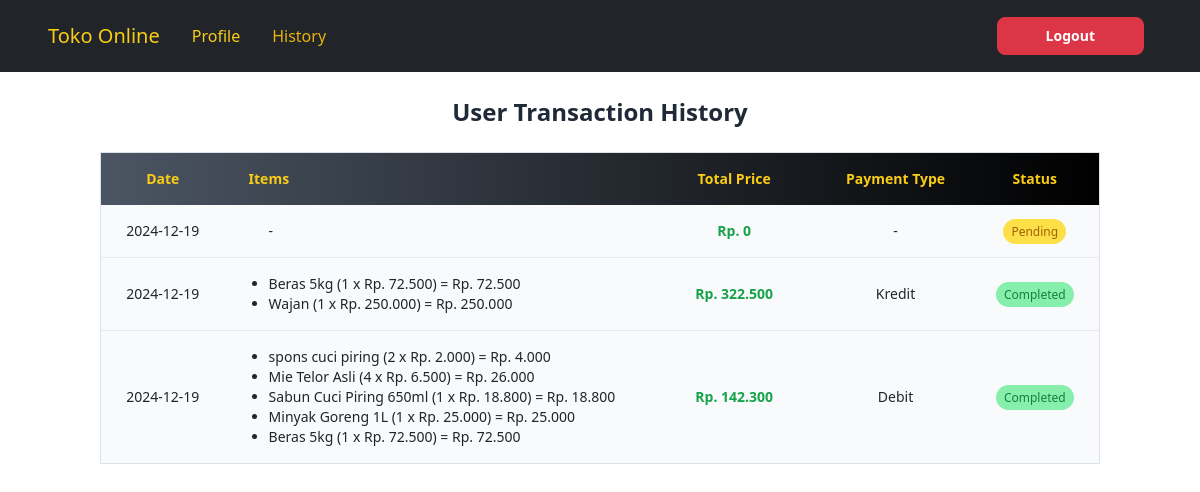
/userHistory.php (signed in), run on an earlier commit of the app's database.
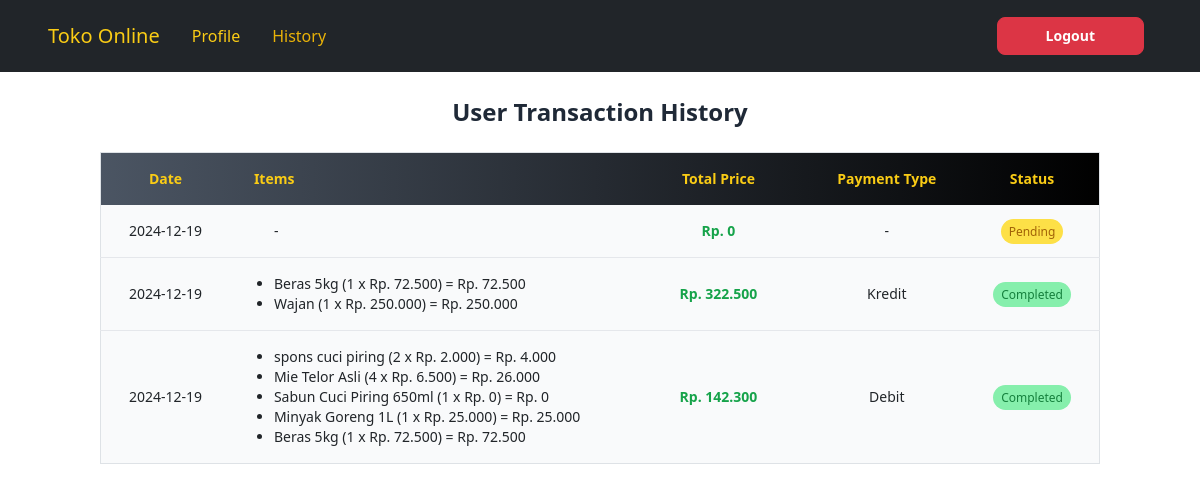
And on a later commit of the database.
### tables this page shows
CREATE TABLE `detailcheckout` (
  `detail_id` int(10) NOT NULL,
  `product_id` int(10) NOT NULL,
  `checkout_id` int(10) NOT NULL,
  `jumlah_product` int(10) NOT NULL
);

CREATE TABLE `products` (
  `product_id` int(10) NOT NULL,
  `gambar` text NOT NULL,
  `nama_product` text NOT NULL,
  `harga_satuan` int(10) NOT NULL,
  `deskripsi` text NOT NULL,
  `stock_product` int(10) NOT NULL,
  `kategori_id` int(10) NOT NULL
);

### userHistory.php (the view, shortened to what the changed rows need)
<?php
require_once "connect.php";
?>
<!doctype html>
<html lang="en">
<head>
    <link href="https://cdn.jsdelivr.net/npm/bootstrap@5.3.3/dist/css/bootstrap.min.css" rel="stylesheet"
>
    <script src="https://cdn.tailwindcss.com"></script>
</head>
<body>
    <section>
        <div class="container mx-auto py-6">
            <h1 class="text-center text-2xl font-bold mb-4 text-gray-800">User Transaction History</h1>
            <div class="overflow-x-auto">
                <table class="table-auto w-full text-sm text-left border border-gray-300 shadow-lg rounded-lg">
                    <thead class="bg-gradient-to-r from-gray-600 to-black text-yellow-400 text-center">
                        <tr>
                            <th class="px-2 py-3">Date</th>
                            <th class="px-4 py-3 text-left">Items</th>
                            <th class="px-5 py-3">Total Price</th>
                            <th class="px-4 py-3">Payment Type</th>
                            <th class="px-4 py-3">Status</th>
                        </tr>
                    </thead>
                    <tbody class="divide-y divide-gray-200 text-center">
                        <?php
                        $stmt = $mysqli->query("SELECT c.checkout_id, c.date, c.total_harga, p.payment_method, c.status
                                                FROM checkout c
                                                JOIN users u ON c.user_id = u.user_id
                                                JOIN payment p ON c.payment_id = p.payment_id
                                                WHERE c.user_id = " . $_SESSION['user_id'] . "
                                                ORDER BY c.date DESC, c.checkout_id DESC ");
                        while ($row = $stmt->fetch_assoc()) {
                            $checkout = [
                                'id' => htmlentities($row['checkout_id']),
                                'date' => htmlentities($row['date']),
                                'total_harga' => htmlentities($row['total_harga']),
                                'payment_type' => htmlentities($row['payment_method']),
                                'status' => htmlentities($row['status'])
                            ];
                        ?>
                            <tr class="bg-gray-50 hover:bg-gradient-to-r from-gray-50 to-gray-200 transition-colors duration-300">
                                <td class="px-4 py-3"><?= $checkout['date']; ?></td>
                                <td class="px-4 py-3">
                                    <ul class="list-disc pl-5 text-left">
                                        <?php
                                        $stmt_detail = $mysqli->prepare("SELECT d.detail_id, p.nama_product, d.jumlah_product, p.harga_satuan
                                                 FROM detailcheckout d
                                                 JOIN products p ON d.product_id = p.product_id
                                                 WHERE d.checkout_id = ?");
                                        $stmt_detail->bind_param("i", $checkout['id']);
                                        $stmt_detail->execute();
                                        $result_detail = $stmt_detail->get_result();
                                        while ($row_detail = $result_detail->fetch_assoc()) {
                                            $totalSatuan = $row_detail['jumlah_product'] * $row_detail['harga_satuan'];
                                            echo '<li>' . $row_detail['nama_product'] . ' (' . $row_detail['jumlah_product'] . ' x Rp. ' . number_format($row_detail['harga_satuan'], 0, ',', '.') . ') = Rp. ' . number_format($totalSatuan, 0, ',', '.') . '</li>';
                                        }
                                        ?>
                                    </ul>
                                </td>
                                <td class="px-4 py-3 font-semibold text-green-600">Rp. <?= number_format($checkout['total_harga'], 0, ',', '.'); ?></td>
                                <td class="px-4 py-3"><?= $checkout['payment_type']; ?></td>
                                <td class="px-4 py-3">
                                    <?php
                                    if ($checkout['status'] == "Pending") {
                                        echo '<span class="px-2 py-1 bg-yellow-300 text-yellow-700 text-xs font-medium rounded-full">' . $checkout['status'] . '</span>';
                                    } else {
                                        echo '<span class="px-2 py-1 bg-green-300 text-green-700 text-xs font-medium rounded-full">' . $checkout['status'] . '</span>';
                                    }
                                    ?>
                                </td>
                            </tr>
                        <?php
                        }
                        ?>
                    </tbody>
                </table>
            </div>
        </div>
    </section>
</body>
</html>

What changed in the data, as far as the page shows it:
changed through a linked row, detailcheckout "Sabun Cuci Piring 650ml": product.harga_satuan "18.800" → "0"
